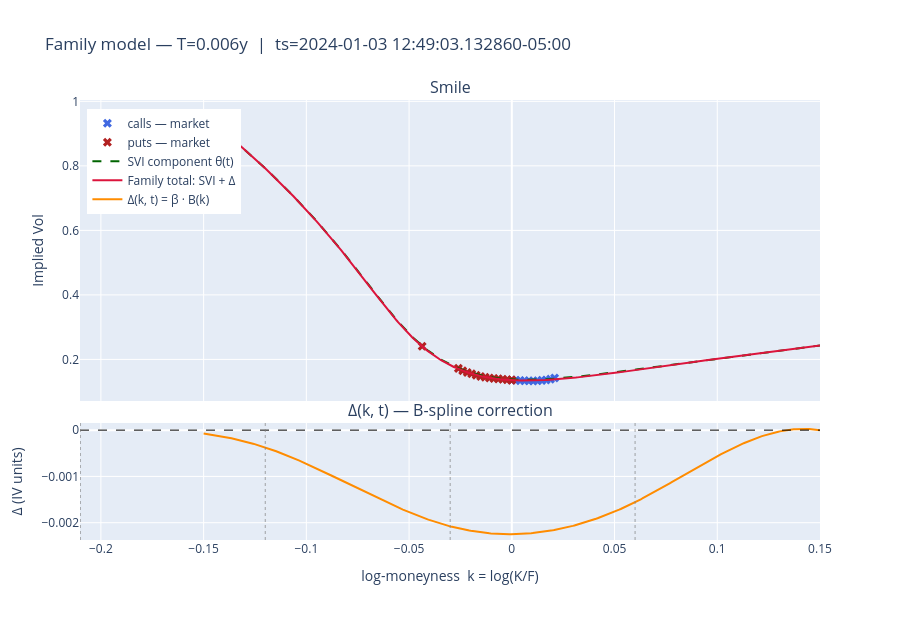

Notebook code cell kept with this figure:
### Markdown cell above
## Smile snapshot — SVI component vs total (SVI + Δ)

### Code cell
# ── Pick a snapshot time ───────────────────────────────────────────────────────
row_idx = df_quotes_fam.shape[0] // 2
snapshot_ts = df_quotes_fam["ts_ns"][row_idx]

state_row = df_state_fam.filter(pl.col("ts_ns") <= snapshot_ts).tail(1)
state_snap = np.array([state_row[f"state_{j}"][0] for j in range(n_total)])
theta_snap = state_snap[: svi_cfg.n_params]
beta_snap = state_snap[svi_cfg.n_params :]

snap_quotes = (
    df_quotes_fam.filter(pl.col("ts_ns") <= snapshot_ts).group_by(["strike", "is_call"]).last()
)
snap_T = float(snap_quotes["T"].median())

# Evaluate both components on dense grid
k_grid = np.linspace(-0.15, 0.15, 400)
svi_grid = np.array([surface_model._observe_svi_slice(theta_snap, k, snap_T)[0] for k in k_grid])
# Vectorised B-spline basis evaluation over the full grid
k_grid_clamped = np.clip(k_grid, bspline_klo, bspline_khi)
phi_grid = BSpline.design_matrix(k_grid_clamped, bspline_knots, DEGREE).toarray()  # (400, N_BASIS)
delta_grid = phi_grid @ beta_snap
total_grid = svi_grid + delta_grid

# ── Plot ──────────────────────────────────────────────────────────────────────
fig = make_subplots(
    rows=2,
    cols=1,
    shared_xaxes=True,
    row_heights=[0.72, 0.28],
    vertical_spacing=0.05,
    subplot_titles=["Smile", "Δ(k, t) — B-spline correction"],
)

# Market quotes
for is_c, label, color in [(True, "calls", "royalblue"), (False, "puts", "firebrick")]:
    sq = snap_quotes.filter(pl.col("is_call") == is_c)
    fig.add_trace(
        go.Scatter(
            x=sq["log_moneyness"].to_list(),
            y=sq["observed_iv"].to_list(),
            mode="markers",
            marker=dict(color=color, symbol="x", size=8),
            name=f"{label} — market",
        ),
        row=1,
        col=1,
    )

fig.add_trace(
    go.Scatter(
        x=k_grid,
        y=svi_grid,
        mode="lines",
        line=dict(color="darkgreen", width=2, dash="dash"),
        name="SVI component θ(t)",
    ),
    row=1,
    col=1,
)

fig.add_trace(
    go.Scatter(
        x=k_grid,
        y=total_grid,
        mode="lines",
        line=dict(color="crimson", width=2),
        name="Family total: SVI + Δ",
    ),
    row=1,
    col=1,
)

# B-spline correction Δ(k, t)
fig.add_trace(
    go.Scatter(
        x=k_grid,
        y=delta_grid,
        mode="lines",
        line=dict(color="darkorange", width=2),
        name="Δ(k, t) = β · B(k)",
    ),
    row=2,
    col=1,
)
fig.add_hline(y=0, line=dict(color="black", width=1, dash="dash"), row=2, col=1)

# Interior knot positions
for k_knot in bspline_interior_knots:
    fig.add_vline(x=k_knot, line=dict(color="grey", width=0.7, dash="dot"), row=2, col=1)

fig.update_layout(
    title=f"Family model — T={snap_T:.3f}y  |  ts={snapshot_ts}",
    height=620,
    legend=dict(x=0.01, y=0.98),
)
fig.update_yaxes(title_text="Implied Vol", row=1, col=1)
fig.update_yaxes(title_text="Δ (IV units)", row=2, col=1)
fig.update_xaxes(title_text="log-moneyness  k = log(K/F)", row=2, col=1)
fig.show()

H_atm = BSpline.design_matrix(
    [float(np.clip(0.0, bspline_klo, bspline_khi))], bspline_knots, DEGREE
).toarray()[0]
print(f"θ_SVI = {dict(zip(['a', 'b', 'rho', 'm', 'sigma'], theta_snap.round(4)))}")
print(f"β     = {beta_snap.round(6)}")
print(f"Δ ATM (k=0): {float(H_atm @ beta_snap):.5f} IV")

### Figure 1 — Plotly figure (JSON) as saved in the notebook; plotly's stock layout.template omitted (floating-point values rounded to 4 significant figures; data arrays with more than 128 entries replaced by an {"elided": "..."} marker saying what was removed)
{"data": [{"marker": {"color": "royalblue", "size": 8, "symbol": "x"}, "mode": "markers", "name": "calls — market", "type": "scatter", "x": [0.01671, 0.00831, 0.01881, 0.006199, 0.01253, 0.01042, 0.02084, 0.001966, 0.01462, 0.004093, 6.396e-06], "xaxis": "x", "y": [0.1363, 0.1336, 0.1389, 0.1339, 0.1338, 0.1334, 0.1424, 0.1353, 0.135, 0.1343, 0.1365], "yaxis": "y"}, {"marker": {"color": "firebrick", "size": 8, "symbol": "x"}, "mode": "markers", "name": "puts — market", "type": "scatter", "x": [-0.0239, -0.004424, -0.01733, -6.357e-06, -0.01086, -0.002289, -0.01517, -0.01299, -0.0001641, -0.02167, -0.01955, -0.008711, -0.04363, -0.02601, -0.006552], "xaxis": "x", "y": [0.1648, 0.1384, 0.1506, 0.1362, 0.1424, 0.1371, 0.1472, 0.1446, 0.1358, 0.1595, 0.1554, 0.1408, 0.2407, 0.1722, 0.1397], "yaxis": "y"}, {"line": {"color": "darkgreen", "dash": "dash", "width": 2}, "mode": "lines", "name": "SVI component θ(t)", "type": "scatter", "x": {"elided": "400 float values"}, "xaxis": "x", "y": {"elided": "400 float values"}, "yaxis": "y"}, {"line": {"color": "crimson", "width": 2}, "mode": "lines", "name": "Family total: SVI + Δ", "type": "scatter", "x": {"elided": "400 float values"}, "xaxis": "x", "y": {"elided": "400 float values"}, "yaxis": "y"}, {"line": {"color": "darkorange", "width": 2}, "mode": "lines", "name": "Δ(k, t) = β · B(k)", "type": "scatter", "x": {"elided": "400 float values"}, "xaxis": "x2", "y": {"elided": "400 float values"}, "yaxis": "y2"}], "layout": {"annotations": [{"font": {"size": 16}, "showarrow": false, "text": "Smile", "x": 0.5, "xanchor": "center", "xref": "paper", "y": 1, "yanchor": "bottom", "yref": "paper"}, {"font": {"size": 16}, "showarrow": false, "text": "Δ(k, t) — B-spline correction", "x": 0.5, "xanchor": "center", "xref": "paper", "y": 0.266, "yanchor": "bottom", "yref": "paper"}], "height": 620, "legend": {"x": 0.01, "y": 0.98}, "shapes": [{"line": {"color": "black", "dash": "dash", "width": 1}, "type": "line", "x0": 0, "x1": 1, "xref": "x2 domain", "y0": 0, "y1": 0, "yref": "y2"}, {"line": {"color": "grey", "dash": "dot", "width": 0.7}, "type": "line", "x0": -0.21, "x1": -0.21, "xref": "x2", "y0": 0, "y1": 1, "yref": "y2 domain"}, {"line": {"color": "grey", "dash": "dot", "width": 0.7}, "type": "line", "x0": -0.12, "x1": -0.12, "xref": "x2", "y0": 0, "y1": 1, "yref": "y2 domain"}, {"line": {"color": "grey", "dash": "dot", "width": 0.7}, "type": "line", "x0": -0.03, "x1": -0.03, "xref": "x2", "y0": 0, "y1": 1, "yref": "y2 domain"}, {"line": {"color": "grey", "dash": "dot", "width": 0.7}, "type": "line", "x0": 0.06, "x1": 0.06, "xref": "x2", "y0": 0, "y1": 1, "yref": "y2 domain"}], "title": {"text": "Family model — T=0.006y  |  ts=2024-01-03 12:49:03.132860-05:00"}, "xaxis": {"anchor": "y", "domain": [0, 1], "matches": "x2", "showticklabels": false}, "xaxis2": {"anchor": "y2", "domain": [0, 1], "title": {"text": "log-moneyness  k = log(K/F)"}}, "yaxis": {"anchor": "x", "domain": [0.316, 1], "title": {"text": "Implied Vol"}}, "yaxis2": {"anchor": "x2", "domain": [0, 0.266], "title": {"text": "Δ (IV units)"}}}}
